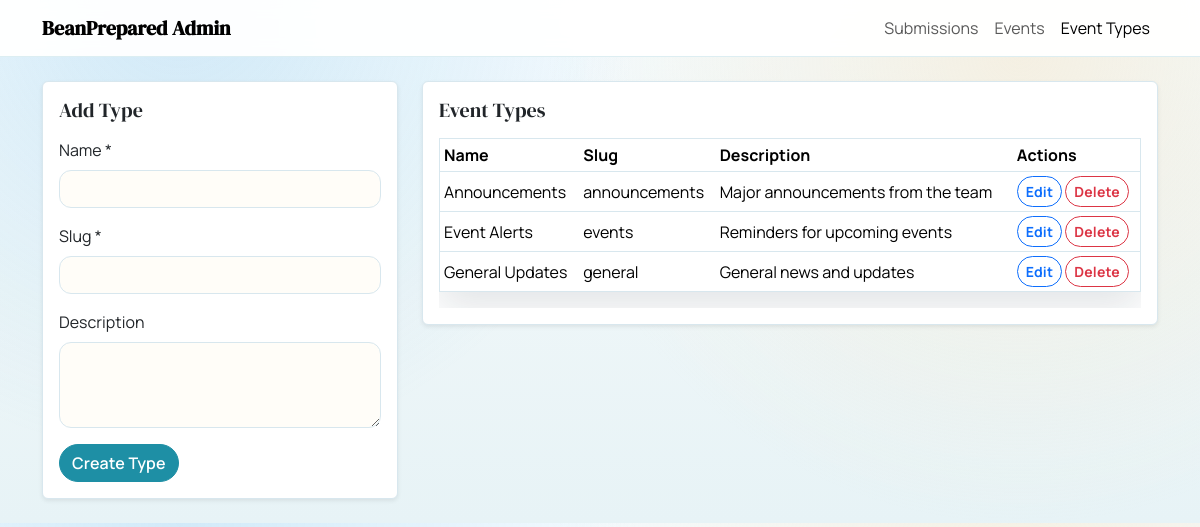
The app's page /admin_types.php with its own data.
### tables this page shows
CREATE TABLE notification_types (
  id INT AUTO_INCREMENT PRIMARY KEY,
  slug VARCHAR(32) NOT NULL UNIQUE,
  name VARCHAR(64) NOT NULL,
  description VARCHAR(255) DEFAULT NULL
);

### admin_types.php (the view, shortened to what this page needs)
<?php
$pdo = db();
$editType = null;
function h(string $value): string
{
    return htmlspecialchars($value, ENT_QUOTES, 'UTF-8');
}
$types = $pdo->query('SELECT id, slug, name, description FROM notification_types ORDER BY name')->fetchAll();
?><!doctype html>
<html lang="en">
<head>
  <link
    href="https://cdn.jsdelivr.net/npm/bootstrap@5.3.3/dist/css/bootstrap.min.css"
    rel="stylesheet"
  >
  <link rel="stylesheet" href="css/admin.css">
</head>
<body>
  <nav class="navbar navbar-expand-lg bg-body-tertiary border-bottom">
    <div class="container">
      <a class="navbar-brand fw-semibold" href="/Web/beanprepared/backend/admin_events.php">BeanPrepared Admin</a>
      <div class="navbar-nav">
        <a class="nav-link" href="/Web/beanprepared/backend/admin_submissions.php">Submissions</a>
        <a class="nav-link" href="/Web/beanprepared/backend/admin_events.php">Events</a>
        <a class="nav-link active" href="/Web/beanprepared/backend/admin_types.php">Event Types</a>
      </div>
    </div>
  </nav>
  <main class="container py-4">
    <div class="row g-4">
      <div class="col-12 col-lg-4">
        <div class="card shadow-sm">
          <div class="card-body">
            <h5 class="card-title mb-3"><?php echo $editType ? 'Edit Type' : 'Add Type'; ?></h5>
            <form method="post">
              <div class="mb-3">
                <label class="form-label">Name *</label>
                <input class="form-control" name="name" required value="<?php echo h($editType['name'] ?? ''); ?>">
              </div>
              <div class="mb-3">
                <label class="form-label">Slug *</label>
                <input class="form-control" name="slug" required value="<?php echo h($editType['slug'] ?? ''); ?>">
              </div>
              <div class="mb-3">
                <label class="form-label">Description</label>
                <textarea class="form-control" name="description" rows="3"><?php echo h($editType['description'] ?? ''); ?></textarea>
              </div>
              <button type="submit" class="btn btn-warning fw-semibold">
                <?php echo $editType ? 'Update Type' : 'Create Type'; ?>
              </button>
            </form>
          </div>
        </div>
      </div>
      <div class="col-12 col-lg-8">
        <div class="card shadow-sm">
          <div class="card-body">
            <h5 class="card-title mb-3">Event Types</h5>
            <?php if (count($types) === 0): ?>
              <div class="alert alert-secondary">No types defined.</div>
            <?php else: ?>
              <div class="table-responsive">
                <table class="table table-sm align-middle">
                  <thead>
                    <tr>
                      <th>Name</th>
                      <th>Slug</th>
                      <th>Description</th>
                      <th>Actions</th>
                    </tr>
                  </thead>
                  <tbody>
                    <?php foreach ($types as $type): ?>
                      <tr>
                        <td><?php echo h($type['name']); ?></td>
                        <td><?php echo h($type['slug']); ?></td>
                        <td><?php echo h($type['description'] ?? ''); ?></td>
                        <td>
                          <a class="btn btn-sm btn-outline-primary" href="admin_types.php?edit=<?php echo h((string) $type['id']); ?>">Edit</a>
                          <form method="post" style="display:inline-block" onsubmit="return confirm('Delete this type?');">
                            <button class="btn btn-sm btn-outline-danger" type="submit">Delete</button>
                          </form>
                        </td>
                      </tr>
                    <?php endforeach; ?>
                  </tbody>
                </table>
              </div>
            <?php endif; ?>
          </div>
        </div>
      </div>
    </div>
  </main>
</body>
</html>

### css/admin.css (style rules this page uses)
:root { --otr-ink: #1c2730; --otr-muted: #5b6b7a; --otr-paper: #eef6f8; --otr-card: #ffffff; --otr-sand: #f6e6c8; --otr-sky: #6bb7e6; --otr-teal: #1e8fa5; --otr-border: #d8e7ee; --otr-shadow: 0 16px 38px rgba(20, 40, 60, 0.12); --otr-wash: rgba(107, 183, 230, 0.14); }
body { background: radial-gradient(circle at 15% 0%, rgba(107, 183, 230, 0.25) 0%, transparent 40%), radial-gradient(circle at 85% 10%, rgba(246, 230, 200, 0.5) 0%, transparent 42%), linear-gradient(180deg, #f4fbff 0%, var(--otr-paper) 55%, #e7f3f6 100%); color: var(--otr-ink); font-family: "Manrope", "Helvetica Neue", Arial, sans-serif; }
.navbar { background: rgba(255, 255, 255, 0.95) !important; backdrop-filter: blur(8px); border-bottom: 1px solid rgba(30, 143, 165, 0.15) !important; }
.card, .table { background: var(--otr-card); border: 1px solid var(--otr-border); box-shadow: var(--otr-shadow); }
.btn-warning, .btn-outline-warning, .btn-outline-primary, .btn-outline-danger { border-radius: 999px; font-weight: 700; letter-spacing: 0.01em; }
.btn-warning { background: var(--otr-teal); border-color: var(--otr-teal); color: #ffffff; }
.form-control, .form-select { border-radius: 12px; border-color: var(--otr-border); background: #fffdf8; }
h1, h2, h3, .navbar-brand, .card-title { font-family: "DM Serif Display", "Georgia", serif; }
.table td, .table th { border-color: var(--otr-border); }

### records on screen
notification_types: name "Announcements", slug "announcements", description "Major announcements from the team"
notification_types: name "Event Alerts", slug "events", description "Reminders for upcoming events"
notification_types: name "General Updates", slug "general", description "General news and updates"
